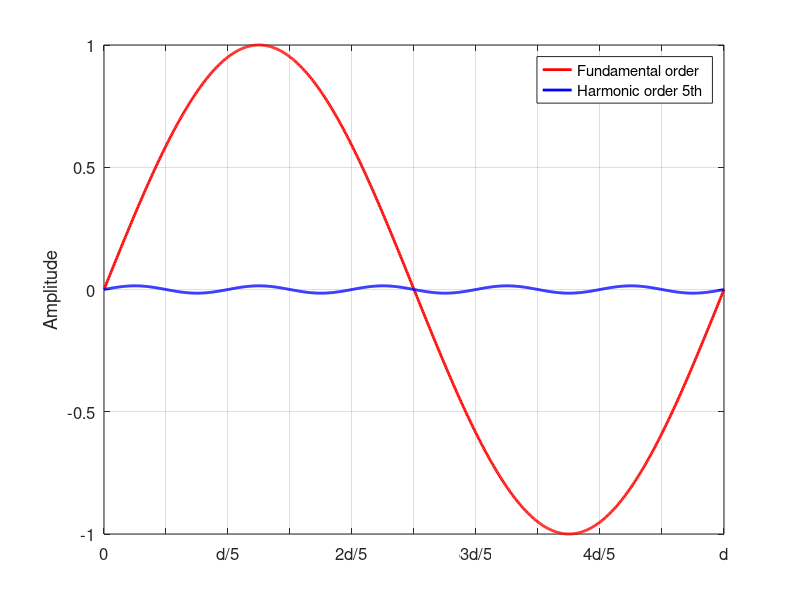

MATLAB code for this plot:
clc; clear; close all;

% 创建正弦信号
t = linspace(0, 2*pi, 1000);
y = sin(t);
yy = 0.015*sin(5*t);  % 周期为2π的正弦信号

% 绘制图形
figure;
plot(t, y, 'r-', 'LineWidth', 2);
hold on;
plot(t, yy, 'b-', 'LineWidth', 2)
grid on;

% 设置自定义横坐标刻度（以d/10为间隔）
d = 2*pi;
xticks(0:d/10:d);  % 所有刻度位置：每d/10

% 简化标签显示
xtick_labels = {'0', '', 'd/5', '', '2d/5', '', '3d/5', '', '4d/5', '', 'd'};
xticklabels(xtick_labels);

% 设置坐标轴标签
%xlabel('Phase');
ylabel('Amplitude');
%title('Sinusoidal Signal with d/10 Ticks (d/5 Labels)');
legend('Fundamental order', 'Harmonic order 5th')
% 美化图形
set(gca, 'FontSize', 12, 'Box', 'on');
xlim([0, d]);
exportgraphics(gcf, 'figure10c.png', 'Resolution', 1200); 
